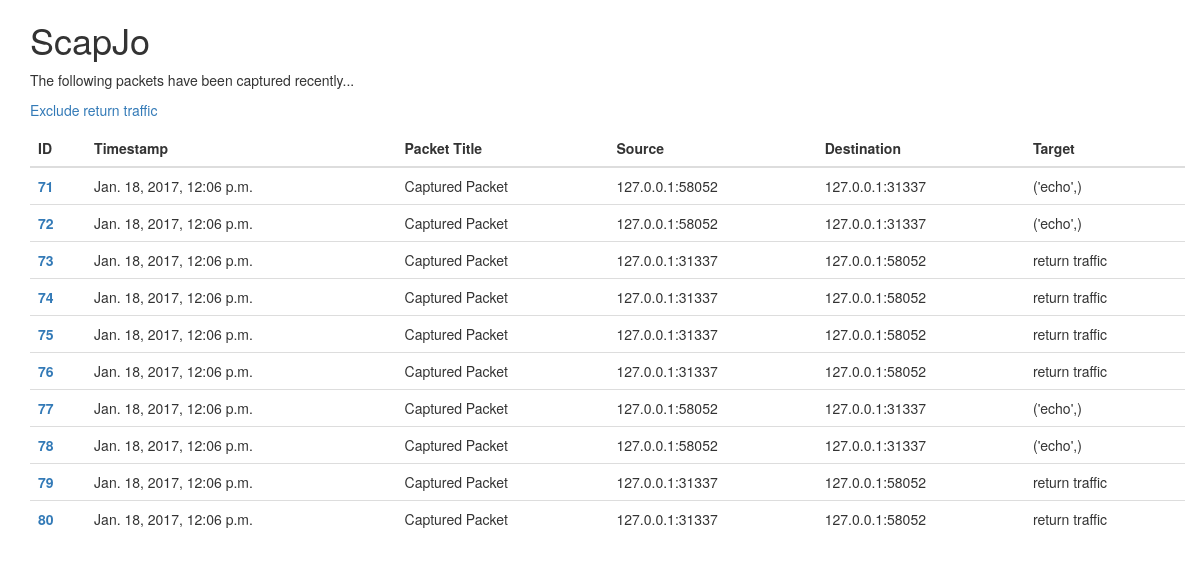
The page / on the database its author committed.
### packetstore/models.py (models this page shows)
class Packet(models.Model):
    PROTOCOL_CHOICES = (
        ('UDP', 'UDP Protocol'),
        ('TCP', 'TCP Protocol'),
        ('ICMP', 'ICMP Protocol'),
        ('IP', 'IP / Other'),
    )
    title = models.CharField(max_length=32)
    timestamp = models.DateTimeField()
    src = models.CharField(max_length=64)
    dst = models.CharField(max_length=64)
    srcport = models.IntegerField()
    dstport = models.IntegerField()
    protocol = models.CharField(max_length=5, choices=PROTOCOL_CHOICES)
    pcap = models.FileField()
    target = models.CharField(max_length=128)
    packetdata = models.TextField()
    description = models.TextField(blank=True)

### packetstore/views.py (the view)
# urls.py: url(r'^$', views.index, name='index'),
def index(request):
    if Packet.objects.count() > 20:
        packets = Packet.objects.all()[Packet.objects.count()-21:Packet.objects.count()-1]
    else:
        packets = Packet.objects.all()
    return render(request, 'packetstore/index.html', {'packets':packets})

### scapjo/templates/packetstore/index.html
{% extends "base.html" %}
{% block content %}
<h1>ScapJo</h1>
<p>The following packets have been captured recently...</p>
<p><a href="{% url 'no_return_traffic' %}">Exclude return traffic</a></p>
<table class="table">
 <thead>
  <tr>
   <th>ID</th>
   <th>Timestamp</th>
   <th>Packet Title</th>
   <th>Source</th>
   <th>Destination</th>
   <th>Target</th>
  </tr>
 </thead>
 <tbody>
 {% for packet in packets %}
    <tr>
     <th scope="row"><a href="{% url 'packet_details' packet.id %}">{{ packet.id }}</a></th>
     <td>{{ packet.timestamp }}</td>
     <td>{{ packet.title }}</td>
     <td>{{ packet.src }}:{{ packet.srcport }}</td>
     <td>{{ packet.dst }}:{{ packet.dstport }}</td>
     <td>{{ packet.target }}</td>
    </tr>
 {% endfor %}
 </tbody>
</table>
{% endblock %}

### scapjo/templates/base.html (shortened to what this page needs)
{% load bootstrap3 %}
{% load staticfiles %}
<!doctype html>
<html>
  <head>
    {% bootstrap_css %}
    <link rel="stylesheet" href="{% static 'css/scapjo.css' %}">
  </head>
  <body>
  <div class="container-fluid">
  {% block content %}
  {% endblock %}
  </div>
  </body>
</html>

### packetstore/static/css/scapjo.css (style rules this page uses)
body { padding-left: 15px; }

### rows shown on the page
Packet: id "71", timestamp "Jan. 18, 2017, 12:06 p.m.", title "Captured Packet", src "127.0.0.1", srcport "58052", dst "127.0.0.1", dstport "31337", target "('echo',)"
Packet: id "72", timestamp "Jan. 18, 2017, 12:06 p.m.", title "Captured Packet", src "127.0.0.1", srcport "58052", dst "127.0.0.1", dstport "31337", target "('echo',)"
Packet: id "73", timestamp "Jan. 18, 2017, 12:06 p.m.", title "Captured Packet", src "127.0.0.1", srcport "31337", dst "127.0.0.1", dstport "58052", target "return traffic"
Packet: id "74", timestamp "Jan. 18, 2017, 12:06 p.m.", title "Captured Packet", src "127.0.0.1", srcport "31337", dst "127.0.0.1", dstport "58052", target "return traffic"
Packet: id "75", timestamp "Jan. 18, 2017, 12:06 p.m.", title "Captured Packet", src "127.0.0.1", srcport "31337", dst "127.0.0.1", dstport "58052", target "return traffic"
Packet: id "76", timestamp "Jan. 18, 2017, 12:06 p.m.", title "Captured Packet", src "127.0.0.1", srcport "31337", dst "127.0.0.1", dstport "58052", target "return traffic"
Packet: id "77", timestamp "Jan. 18, 2017, 12:06 p.m.", title "Captured Packet", src "127.0.0.1", srcport "58052", dst "127.0.0.1", dstport "31337", target "('echo',)"
Packet: id "78", timestamp "Jan. 18, 2017, 12:06 p.m.", title "Captured Packet", src "127.0.0.1", srcport "58052", dst "127.0.0.1", dstport "31337", target "('echo',)"
Packet: id "79", timestamp "Jan. 18, 2017, 12:06 p.m.", title "Captured Packet", src "127.0.0.1", srcport "31337", dst "127.0.0.1", dstport "58052", target "return traffic"
Packet: id "80", timestamp "Jan. 18, 2017, 12:06 p.m.", title "Captured Packet", src "127.0.0.1", srcport "31337", dst "127.0.0.1", dstport "58052", target "return traffic"
